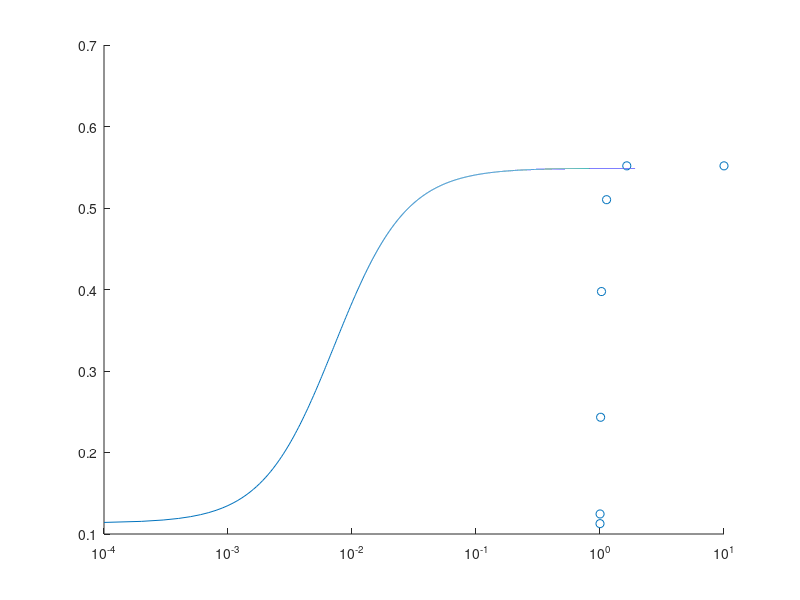

Source code (MATLAB):
clear all 
%Prelim 1 Problem 1c

n    = [19;21;41;67;86;93;93];               %mRNA/cell
IPTG = [0;0.0005;0.005;0.012;0.053;0.216;1]; %mM
Nc   = 10^8;                                 %number of cells/mL
V    = 1;                                    %mL
m    = 280*10^-15;                           %gDW/cell

nmol_gDW = n/(6.02*10^23)*10^9*V/m;

Kx = .55;
K  = .4;
nn = 1.5;
W1 = 0.26;
W2 = 520;
counter = 0;
%Fitting Line
for I_guess = 0:.0001:10;
    counter = 1 + counter;
    f_guess(counter) = Kx*(W1+W2*(I_guess^nn/(K^nn+I_guess^nn)))/(1+(W1+W2*(I_guess^nn/(K^nn+I_guess^nn))));
end
I_guess = 0:0.0001:10;

%logx = log(IPTG)
%logy = log(nmol_gDW./(1-nmol_gDW))
%plot(logx,logy)
scatter(IPTG,nmol_gDW)
set(gca,'xscale','log')
hold on
plot(I_guess,f_guess)